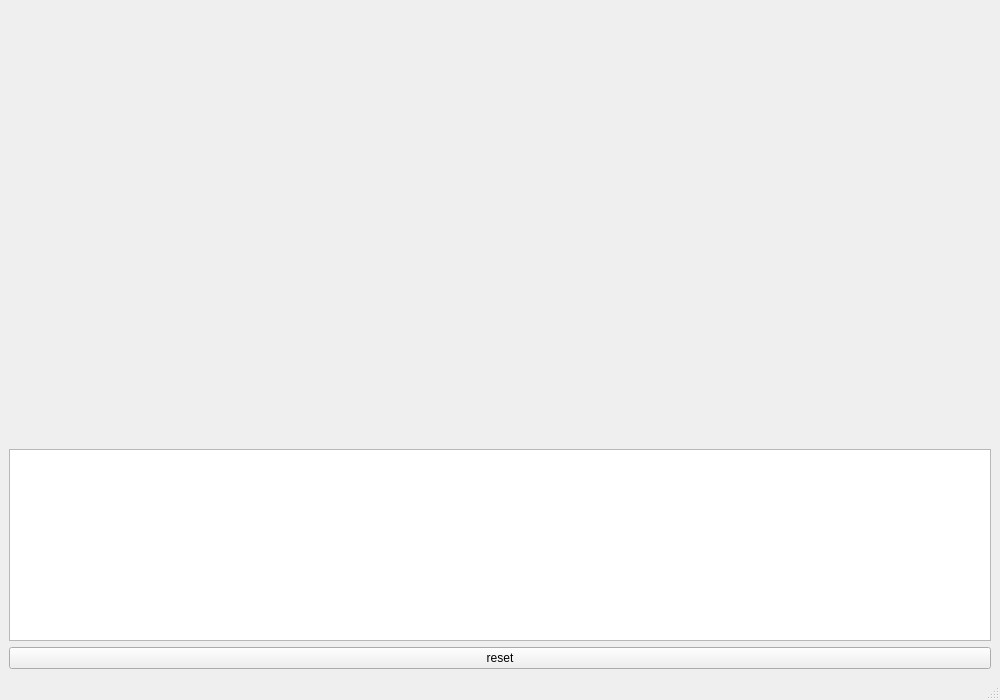
<?xml version="1.0" encoding="UTF-8"?>
<ui version="4.0">
 <class>MainWindow</class>
 <widget class="QMainWindow" name="MainWindow">
  <property name="geometry">
   <rect>
    <x>0</x>
    <y>0</y>
    <width>1000</width>
    <height>700</height>
   </rect>
  </property>
  <property name="sizePolicy">
   <sizepolicy hsizetype="Ignored" vsizetype="Ignored">
    <horstretch>0</horstretch>
    <verstretch>0</verstretch>
   </sizepolicy>
  </property>
  <property name="windowTitle">
   <string>imu-platform</string>
  </property>
  <widget class="QWidget" name="centralwidget">
   <layout class="QHBoxLayout" name="horizontalLayout_2">
    <item>
     <layout class="QHBoxLayout" name="horizontalLayout" stretch="1,1">
      <item>
       <layout class="QGridLayout" name="graph_layout"/>
      </item>
      <item>
       <layout class="QGridLayout" name="gridLayout">
        <item row="0" column="0" colspan="2">
         <widget class="QDockWidget" name="dockwid">
          <property name="features">
           <set>QDockWidget::NoDockWidgetFeatures</set>
          </property>
          <property name="allowedAreas">
           <set>Qt::AllDockWidgetAreas</set>
          </property>
          <widget class="QWidget" name="dockWidgetContents"/>
         </widget>
        </item>
        <item row="1" column="0" colspan="2">
         <widget class="QTextBrowser" name="textBrowser">
          <property name="sizePolicy">
           <sizepolicy hsizetype="Expanding" vsizetype="Fixed">
            <horstretch>0</horstretch>
            <verstretch>0</verstretch>
           </sizepolicy>
          </property>
         </widget>
        </item>
        <item row="2" column="0" colspan="2">
         <widget class="QPushButton" name="resetButton">
          <property name="text">
           <string>reset</string>
          </property>
         </widget>
        </item>
       </layout>
      </item>
     </layout>
    </item>
   </layout>
  </widget>
  <widget class="QStatusBar" name="statusBar"/>
 </widget>
 <resources/>
 <connections/>
</ui>
